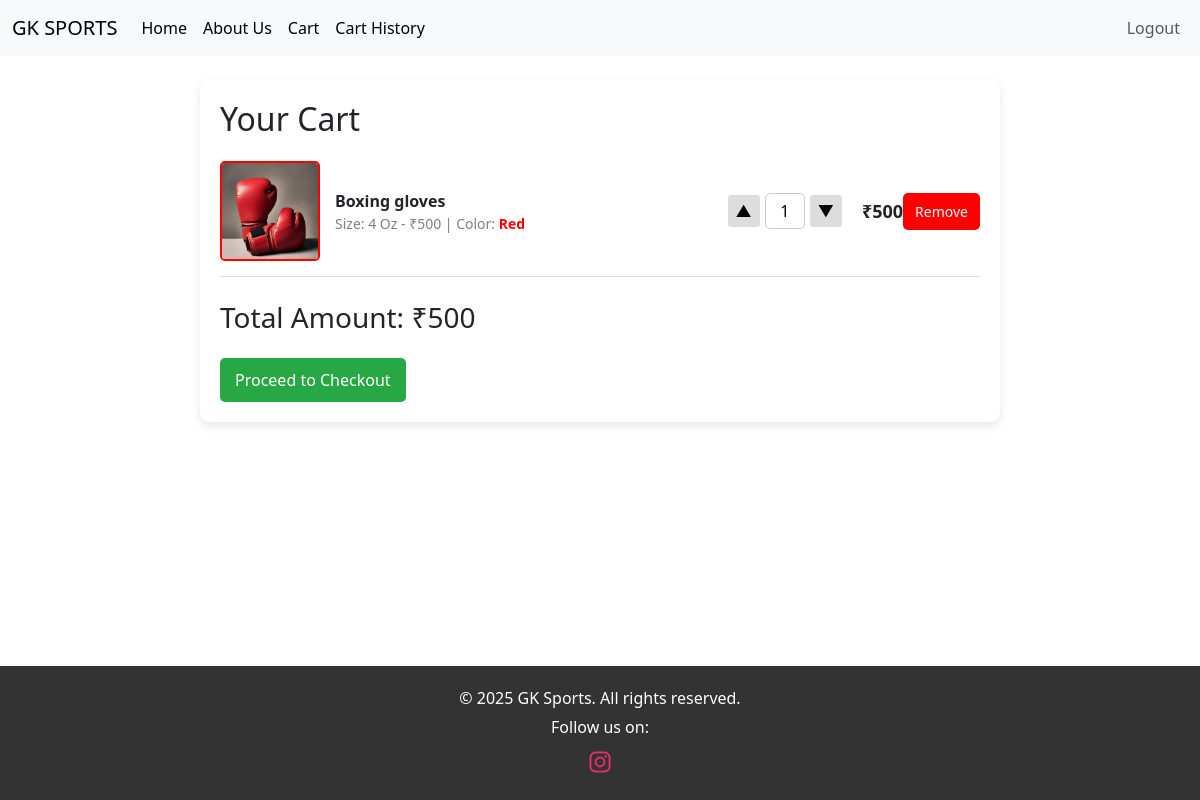
The app's page /cart/ (signed in) with its own data.
### store/models.py (models this page shows, shortened)
class Cart(models.Model):
    user = models.ForeignKey(User, on_delete=models.CASCADE, null=True, blank=True)
    product = models.ForeignKey(Product, on_delete=models.CASCADE)
    quantity = models.PositiveIntegerField(default=1)
    size = models.ForeignKey(ProductSize, on_delete=models.CASCADE, default=1)
    added_at = models.DateTimeField(auto_now_add=True)
    color = models.CharField(max_length=20, null=True, blank=True)
    order = models.ForeignKey(Order, on_delete=models.SET_NULL, null=True, blank=True)
    def total_price(self):
        return self.size.price * self.quantity

class Product(models.Model):
    name = models.CharField(max_length=255)
    image = models.ImageField(upload_to='products/')
    colors = models.ManyToManyField(Color)
    description = models.TextField()

class ProductSize(models.Model):
    product = models.ForeignKey(Product, on_delete=models.CASCADE, related_name="sizes")  # Link to Product
    size = models.CharField(max_length=50)  # e.g., 4oz, 6oz, 8oz
    price = models.IntegerField()

### store/views.py (the view)
# urls.py: path("cart/",views.cart_view, name="cart"),
@login_required
def cart_view(request):
    cart_items = Cart.objects.filter(user=request.user)
    total_price = sum(item.total_price() for item in cart_items)
    return render(request, "store/cart.html", {"cart_items": cart_items, "total_price": total_price})

### store/templates/store/cart.html (shortened to what this page needs)
{% extends 'store/home.html' %}
{% block content %}
<div class="cart-container">
    <h2>Your Cart</h2>
    {% for item in cart_items %}
    <div class="cart-item" style="--product-color: {{ item.color }}">
        <img src="{{ item.product.image.url }}" alt="{{ item.product.name }}">
        <div class="cart-item-info">
            <span class="cart-item-name">{{ item.product.name }}</span>
            <span class="cart-item-details">
                Size: {{ item.size.size }} - ₹{{ item.size.price }} |
                Color: <strong style="color: {{ item.color|default:'black' }}">{{ item.color|title }}</strong>
            </span>
        </div>
        <div class="quantity-controls">
            <button class="quantity-btn" onclick="updateQuantity({{ item.id }}, 'increase')">▲</button>
            <input type="text" id="quantity-{{ item.id }}" class="quantity-input" value="{{ item.quantity }}" readonly>
            <button class="quantity-btn" onclick="updateQuantity({{ item.id }}, 'decrease')">▼</button>
        </div>
        <div class="total-price">₹{{ item.total_price }}</div>
        <form method="POST" action="{% url 'remove_from_cart' item.id %}">
            <button type="submit" class="remove-btn">Remove</button>
        </form>
    </div>
    {% endfor %}
    <br>
    <div class="cart-total">
        <h3>Total Amount: ₹{{ total_price }}</h3>
        <a href="{% url 'checkout' %}" class="checkout-btn">Proceed to Checkout</a>
    </div>
</div>
{% endblock %}

### store/templates/store/cart.html (style rules this page uses)
.cart-container { max-width: 800px; margin: auto; padding: 20px; background: #fff; border-radius: 10px; box-shadow: 0px 4px 10px rgba(0, 0, 0, 0.1); }
.cart-item { display: flex; align-items: center; border-bottom: 1px solid #ddd; padding: 15px 0; }
.cart-item img { width: 100px; height: 100px; border-radius: 5px; margin-right: 15px; border: 2px solid var(--product-color, black); }
.cart-item-info { flex: 1; display: flex; flex-direction: column; }
.cart-item-name { font-weight: bold; font-size: 16px; }
.cart-item-details { font-size: 14px; color: gray; }
.quantity-controls { display: flex; align-items: center; gap: 5px; }
.quantity-btn { background: #ddd; border: none; cursor: pointer; font-size: 16px; padding: 4px 8px; border-radius: 3px; transition: 0.3s; }
.quantity-input { width: 40px; text-align: center; font-size: 16px; border: 1px solid #ccc; border-radius: 5px; padding: 5px; }
.total-price { font-size: 18px; font-weight: bold; margin-left: 20px; }
.remove-btn { background: red; color: white; border: none; padding: 8px 12px; cursor: pointer; border-radius: 5px; font-size: 14px; transition: 0.3s; }
.checkout-btn { display: inline-block; background-color: #28a745; color: white; padding: 10px 15px; font-size: 16px; text-decoration: none; border-radius: 5px; margin-top: 15px; transition: 0.3s; }

### records on screen
Cart: product.image (picture), product.name "Boxing gloves", size.size "4 Oz", size.price "500", color "Red", quantity "1", total_price "500"

### other values on screen
{{ total_price }} "500"
